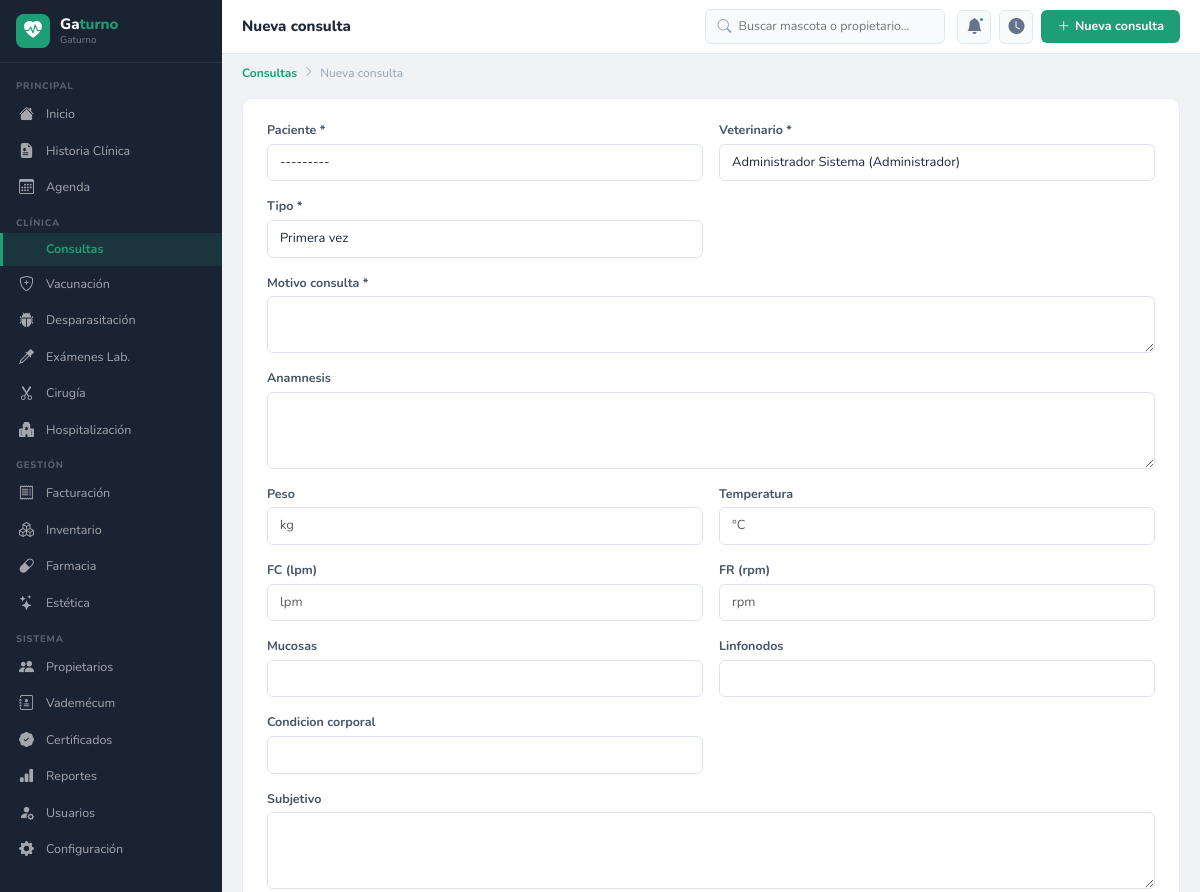
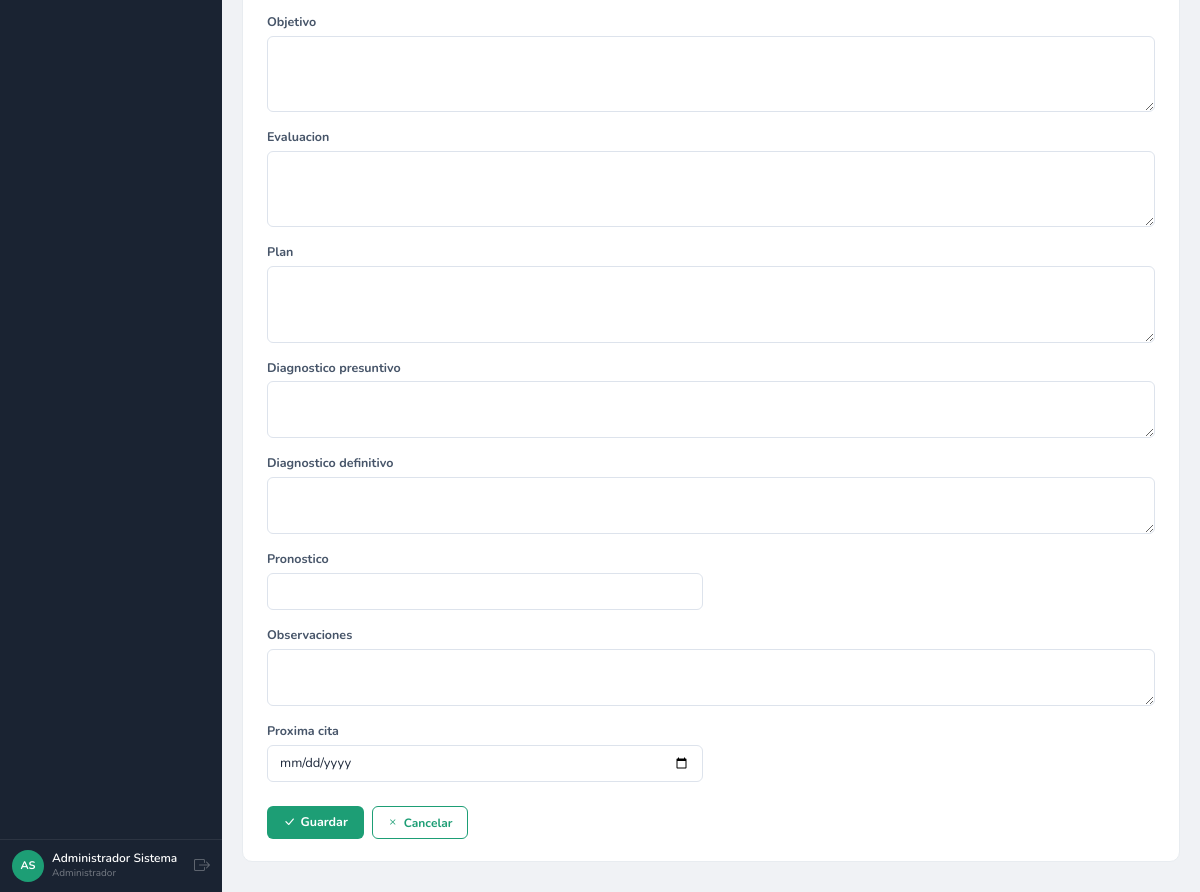
Page /consultas/nuevo/ (signed in) on the committed database (2 pictures, top to bottom).
### apps/accounts/models.py (models this page shows)
class Usuario(AbstractUser):
    ROLES = [('admin','Administrador'),('veterinario','Veterinario'),
             ('asistente','Asistente'),('recepcionista','Recepcionista'),('esteticista','Esteticista')]
    rol = models.CharField(max_length=20, choices=ROLES, default='recepcionista')
    telefono = models.CharField(max_length=20, blank=True)
    foto = models.ImageField(upload_to='usuarios/', blank=True, null=True)
    matricula = models.CharField(max_length=30, blank=True)
    especialidad = models.CharField(max_length=100, blank=True)
    class Meta:
        verbose_name='Usuario'; verbose_name_plural='Usuarios'
    def __str__(self):
        return f'{self.get_full_name() or self.username} ({self.get_rol_display()})'
    @property
    def nombre_completo(self):
        return self.get_full_name() or self.username
    @property
    def es_veterinario(self):
        return self.rol in ['veterinario', 'admin']
    @property
    def iniciales(self):
        fn = (self.first_name or '')[:1].upper()
        ln = (self.last_name or '')[:1].upper()
        return (fn + ln) or self.username[:2].upper()

### apps/consultas/views.py (the view)
# urls.py: path('nuevo/',views.crear,name='crear'),
@login_required
def crear(request):
    initial={}
    if request.GET.get('paciente'): initial['paciente']=request.GET['paciente']
    if request.user.es_veterinario: initial['veterinario']=request.user.pk
    form=ConsultaForm(request.POST or None,initial=initial)
    if form.is_valid():
        obj=form.save();messages.success(request,'Consulta registrada.');return redirect('consultas:detalle',pk=obj.pk)
    return render(request,'consultas/form.html',{'form':form,'titulo':'Nueva consulta'})

### apps/accounts/templatetags/vetclinic_tags.py (called while the page is built)
@register.filter
def widget_class(field):
    return field.field.widget.__class__.__name__

### templates/consultas/form.html (shortened to what this page needs)
{% extends 'base/base.html' %}
{% load widget_tweaks %}
{% load vetclinic_tags %}
{% block page_title %}{{ titulo }}{% endblock %}
{% block breadcrumb %}<nav class="vc-bc"><a href="{% url 'consultas:lista' %}">Consultas</a><i class="bi bi-chevron-right"></i><span>{{ titulo }}</span></nav>{% endblock %}
{% block content %}
<div class="form-card">
<form method="post" enctype="multipart/form-data">{% csrf_token %}
<div class="row g-3">
{% for field in form %}
<div class="{% if 'Textarea' in field|widget_class or 'CheckboxSelectMultiple' in field|widget_class %}col-12{% else %}col-md-6{% endif %}">
  <label class="form-label">{{ field.label }}{% if field.field.required %} *{% endif %}</label>
  {% render_field field %}
</div>
{% endfor %}
</div>
<div class="d-flex gap-2 mt-4">
  <button type="submit" class="btn-vc"><i class="bi bi-check-lg"></i> Guardar</button>
  <a href="javascript:history.back()" class="btn-ol"><i class="bi bi-x"></i> Cancelar</a>
</div>
</form>
</div>
{% endblock %}

### templates/base/base.html (shortened to what this page needs)
<!DOCTYPE html>
<html lang="es">
<head>
<link rel="stylesheet" href="https://cdn.jsdelivr.net/npm/bootstrap@5.3.2/dist/css/bootstrap.min.css">
<link rel="stylesheet" href="https://cdn.jsdelivr.net/npm/bootstrap-icons@1.11.3/font/bootstrap-icons.min.css">
{% load static %}<link rel="stylesheet" href="{% static 'css/vetclinic.css' %}">
</head>
<body>
<nav class="vc-sb" id="sidebar">
  <div class="sb-brand">
    <div class="sb-ic"><i class="bi bi-heart-pulse-fill"></i></div>
    <div><div class="sb-nm">Ga<em>turno</em></div><span class="sb-sub">{{ CLINICA_NOMBRE }}</span></div>
  </div>
  <div class="sb-nav">
    <div class="nav-sec">Principal</div>
    <a href="{% url 'reportes:dashboard' %}" class="nav-link {% if request.resolver_match.namespace == 'reportes' %}active{% endif %}"><i class="bi bi-house-fill"></i><span>Inicio</span></a>
    <a href="{% url 'pacientes:lista' %}" class="nav-link "><i class="bi bi-file-earmark-medical-fill"></i><span>Historia Clínica</span></a>
    <a href="{% url 'agenda:lista' %}" class="nav-link "><i class="bi bi-calendar3"></i><span>Agenda</span></a>
    <div class="nav-sec">Clínica</div>
    <a href="{% url 'consultas:lista' %}" class="nav-link {% if request.resolver_match.namespace == 'consultas' %}active{% endif %}"><span>Consultas</span></a>
    <a href="{% url 'vacunacion:lista' %}" class="nav-link {% if request.resolver_match.namespace == 'vacunacion' %}active{% endif %}"><i class="bi bi-shield-plus"></i><span>Vacunación</span></a>
    <a href="{% url 'desparasitacion:lista' %}" class="nav-link {% if request.resolver_match.namespace == 'desparasitacion' %}active{% endif %}"><i class="bi bi-bug-fill"></i><span>Desparasitación</span></a>
    <a href="{% url 'examenes:lista' %}" class="nav-link {% if request.resolver_match.namespace == 'examenes' %}active{% endif %}"><i class="bi bi-eyedropper"></i><span>Exámenes Lab.</span></a>
    <a href="{% url 'cirugia:lista' %}" class="nav-link {% if request.resolver_match.namespace == 'cirugia' %}active{% endif %}"><i class="bi bi-scissors"></i><span>Cirugía</span></a>
    <a href="{% url 'hospitalizacion:lista' %}" class="nav-link "><i class="bi bi-hospital-fill"></i><span>Hospitalización</span></a>
    <div class="nav-sec">Gestión</div>
    <a href="{% url 'facturacion:lista' %}" class="nav-link {% if request.resolver_match.namespace == 'facturacion' %}active{% endif %}"><i class="bi bi-receipt"></i><span>Facturación</span></a>
    <a href="{% url 'inventario:lista' %}" class="nav-link {% if request.resolver_match.namespace == 'inventario' %}active{% endif %}"><i class="bi bi-boxes"></i><span>Inventario</span></a>
    <a href="{% url 'farmacia:lista' %}" class="nav-link {% if request.resolver_match.namespace == 'farmacia' %}active{% endif %}"><i class="bi bi-capsule"></i><span>Farmacia</span></a>
    <a href="{% url 'estetica:lista' %}" class="nav-link {% if request.resolver_match.namespace == 'estetica' %}active{% endif %}"><i class="bi bi-stars"></i><span>Estética</span></a>
    <div class="nav-sec">Sistema</div>
    <a href="{% url 'propietarios:lista' %}" class="nav-link {% if request.resolver_match.namespace == 'propietarios' %}active{% endif %}"><i class="bi bi-people-fill"></i><span>Propietarios</span></a>
    <a href="{% url 'vademecum:lista' %}" class="nav-link {% if request.resolver_match.namespace == 'vademecum' %}active{% endif %}"><i class="bi bi-journal-medical"></i><span>Vademécum</span></a>
    <a href="{% url 'certificados:lista' %}" class="nav-link {% if request.resolver_match.namespace == 'certificados' %}active{% endif %}"><i class="bi bi-patch-check-fill"></i><span>Certificados</span></a>
    <a href="{% url 'reportes:lista' %}" class="nav-link"><i class="bi bi-bar-chart-fill"></i><span>Reportes</span></a>
    <a href="{% url 'accounts:lista' %}" class="nav-link {% if request.resolver_match.namespace == 'accounts' %}active{% endif %}"><i class="bi bi-person-fill-gear"></i><span>Usuarios</span></a>
    <a href="/admin/" class="nav-link"><i class="bi bi-gear-fill"></i><span>Configuración</span></a>
  </div>
  <div class="sb-user">
    <div class="u-av">{{ request.user.iniciales }}</div>
    <div><div class="u-nm">{{ request.user.nombre_completo }}</div><div class="u-role">{{ request.user.get_rol_display }}</div></div>
    <a href="{% url 'accounts:logout' %}" class="u-out" title="Salir"><i class="bi bi-box-arrow-right"></i></a>
  </div>
</nav>
<div class="vc-main">
  <header class="vc-top">
    <div class="top-tit">{% block page_title %}Gaturno{% endblock %}</div>
    <div class="top-srch">
      <i class="bi bi-search"></i>
      <input type="text" id="globalSearch" placeholder="Buscar mascota o propietario…" autocomplete="off">
    </div>
    <div class="top-acts">
      <div class="top-btn"><i class="bi bi-bell-fill"></i><div class="top-dot"></div></div>
      <a href="{% url 'agenda:sala_espera' %}" class="top-btn" title="Sala de espera"><i class="bi bi-clock-fill"></i></a>
      <a href="{% url 'consultas:crear' %}" class="btn-vc"><i class="bi bi-plus-lg"></i> Nueva consulta</a>
    </div>
  </header>
  {% block breadcrumb %}{% endblock %}
  <div class="vc-cnt">{% block content %}{% endblock %}</div>
</div>
{% load static %}<script src="{% static 'js/vetclinic.js' %}"></script>
</body>
</html>

### rows in the picture
Usuario: user.iniciales "AS", user.nombre_completo "Administrador Sistema", user.rol "Administrador"

### other values in the picture
{{ CLINICA_NOMBRE }} "Gaturno"
{{ titulo }} "Nueva consulta"
{{ field.label }} "Paciente" "Veterinario" "Tipo" "Motivo consulta" "Anamnesis" "Peso" "Temperatura" "FC (lpm)" "FR (rpm)" "Mucosas" "Linfonodos" "Condicion corporal" "Subjetivo" "Objetivo" "Evaluacion" "Plan" "Diagnostico presuntivo" "Diagnostico definitivo" "Pronostico" "Observaciones" "Proxima cita"
